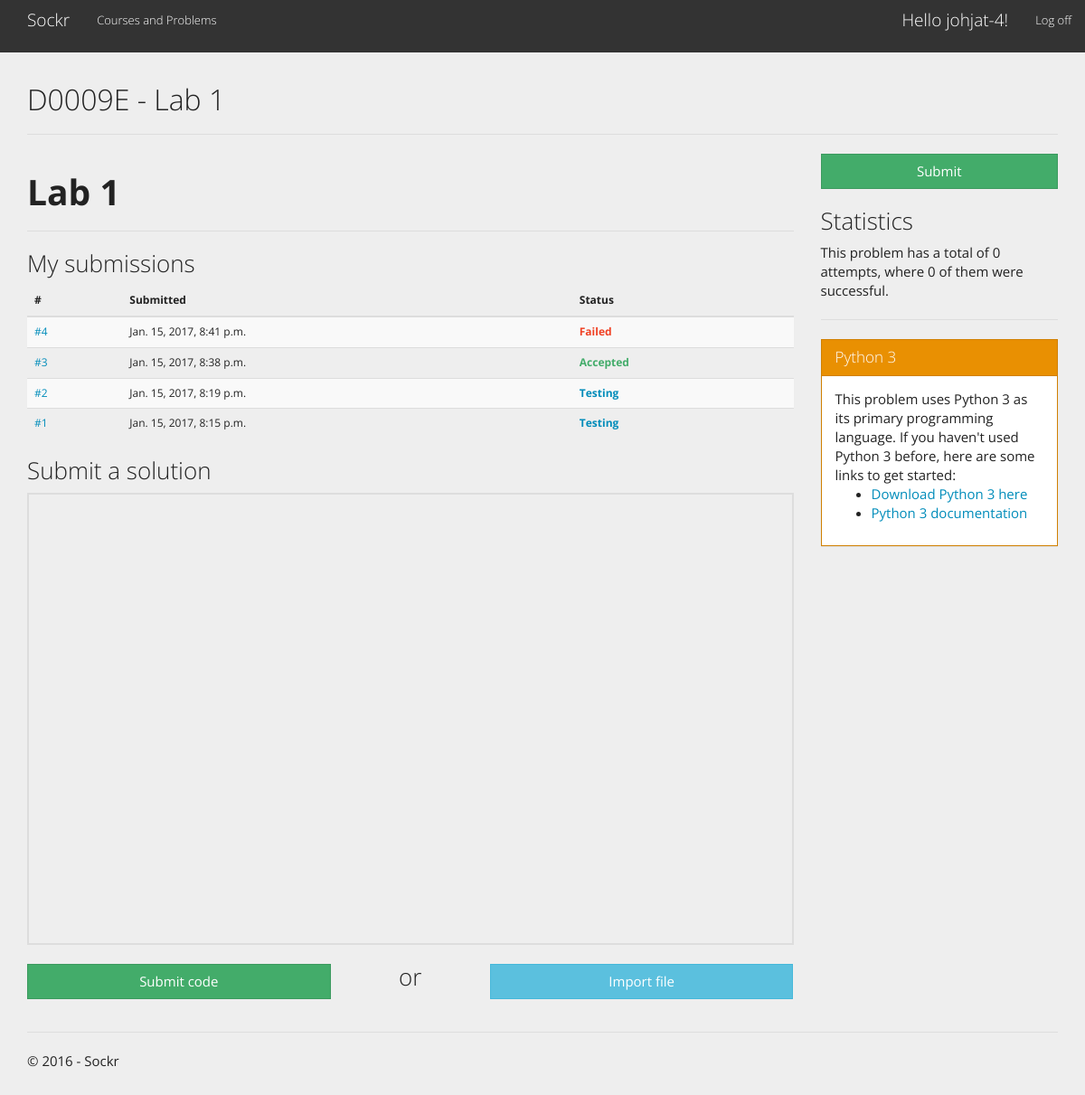
The page /problem/1/ (signed in) on the database its author committed.
### app/models.py (models this page shows, shortened)
class Problem(models.Model):
    name = models.CharField(max_length=256, help_text='Name for the Problem/Lab')
    description = models.TextField(help_text='Supports Markdown/HTML')
    show_output = models.BooleanField(default = True, help_text='Decides if test output should be show in a submission.')
    group = models.ForeignKey(ProblemGroup, related_name="problems", verbose_name="Course/Problem Group")
    test_key = models.CharField("Test suite name", max_length=64, help_text='The name of the test on the test server that this problem will use')

class ProblemGroup(models.Model):
    name = models.CharField(max_length=64, help_text='Name of course or generic problem group')
    language = models.ForeignKey(ProgrammingLanguage, help_text='The Programming Language being used for this test group')

class Submission(models.Model):
    problem = models.ForeignKey(Problem)
    submitter = models.ForeignKey(User)
    submitted_time = models.DateTimeField(auto_now_add=True)
    started_time = models.DateTimeField(blank = True, null = True)
    finished_time = models.DateTimeField(blank = True, null = True)
    state = models.CharField(max_length=32, choices=SUBMISSION_STATES)
    test_code = models.TextField(blank=True)
    output_log = models.TextField(blank = True)
    thrown_error = models.ForeignKey(Error, null = True, blank=True, default = None)
    thrown_error_raw = models.TextField(blank = True)
    thrown_error_line = models.IntegerField(blank = True, default = 0)
    runner = models.ForeignKey(Runner, related_name="submissions", null = True)
    def get_html_state(self):
        html = ""
        if  self.state == 'submitted':
            html = "<span class='text-info'><b>Submitted</b></span>"
        elif self.state == 'testing':
            html = "<span class='text-primary'><b>Testing</b></span>"
        elif self.state == 'passed':
            html = "<span class='text-success'><b>Accepted</b></span>"
        elif self.state == 'failed':
            html = "<span class='text-danger'><b>Failed</b></span>"
        return mark_safe(html)

class ProgrammingLanguage(models.Model):
    name = models.CharField(max_length=64, help_text='The common name for the programming language (can be including version')
    docs = models.CharField(max_length=256, help_text='A link to the documentation for the language')
    ace_name = models.CharField(max_length=256, help_text='The name used in the ACE editor to provide syntax highlighting', default = 'python')
    download_link = models.CharField(max_length=256, help_text='A link to download tools for the language.')

### app/views.py (the view)
class ProblemView(TemplateView):
    template_name = "app/problem.html"
    def get(self, request, *args, **kwargs):
        submissions = []
        if request.user.is_authenticated:
            submissions = Submission.objects.filter(submitter__id = request.user.id).order_by('-submitted_time')
        return render(request, self.template_name, {
            'problem': Problem.objects.get(id=kwargs['problem']),
            'submissions': submissions
        })

### app/templates/app/problem.html (shortened to what this page needs)
﻿{% extends "app/layout.html" %}
{% load markdown_deux_tags %}
{% block content %}
<h2>{{ problem.group.name }} - {{ problem.name }}</h2>
<hr/>
<div class="row">
    <div class="col-sm-9">
        <div class="markdown">
        {{ problem.description|markdown }}
        </div>
        <hr>
        {% if user.is_authenticated %}
        <h3>My submissions</h3>
        <table class="table table-striped">
            <thead>
                <tr>
                    <th>#</th>
                    <th>Submitted</th>
                    <th>Status</th>
                </tr>
            </thead>
            <tbody>
                {% for s in submissions %}
                <tr>
                    <td><a href="{% url 'submission' s.id %}">#{{ s.id }}</a></td>
                    <td>{{ s.submitted_time }}</td>
                    <td>{{ s.get_html_state }}</td>
                </tr>
                {% endfor %}
            </tbody>
        </table>
        <h3>Submit a solution</h3>
        <div id="editor" style="height: 500px; border: 2px solid #ddd"></div>
        <br />
        <div class="row">
            <div class="col-xs-5">
                <form id="submit_code" method="post" action="{% url 'submit' problem.id %}">
                    <button class="btn btn-success btn-block">Submit code</button>
                </form>
            </div>
            <div class="col-xs-2"><h3 class="text-center" style="margin-top:0px;">or</h3></div>
            <div class="col-xs-5">
                <button class="btn btn-info btn-block" id="uploadCodeBtn">Import file</button>
            </div>
        </div>
        {% endif %}
    </div>
     <div class="col-sm-3">
        <a href="#submit" class="btn btn-success btn-block">Submit</a>
        <h3>Statistics</h3>
        <p>
            This problem has a total of 0 attempts, where 0 of them were successful.
        </p>
        <hr/>
        <div class="panel panel-warning">
            <div class="panel-heading">
                <h3 class="panel-title">{{ problem.group.language.name }}</h3>
            </div>
            <div class="panel-body">
                This problem uses {{ problem.group.language.name }} as its primary programming language. If you haven't used {{ problem.group.language.name }} before, here are some links to get started:<br/>
                <ul>
                    <li><a href="{{ problem.group.language.download_link}}">Download {{ problem.group.language.name}} here</a></li>
                    <li><a href="{{ problem.group.language.docs}}">{{ problem.group.language.name}} documentation</a></li>
                </ul>
            </div>
        </div>
    </div>
</div>
{% endblock %}

### app/templates/app/loginpartial.html (shortened to what this page needs)
{% if user.is_authenticated %}
<form id="logoutForm" action="/logout" method="post" class="navbar-right">
    <ul class="nav navbar-nav navbar-right">
        <li><span class="navbar-brand">Hello {{ user.username }}!</span></li>
        <li><a href="javascript:document.getElementById('logoutForm').submit()">Log off</a></li>
    </ul>
</form>
{% else %}
<ul class="nav navbar-nav navbar-right">
    <li><a href="{% url 'login' %}">Log in</a></li>
</ul>
{% endif %}

### app/static/app/content/site.css (style rules this page uses)
.markdown h1, .markdown h2, .markdown h3, .markdown h4, .markdown h5, .markdown h6 { font-weight: bold; }

### rows shown on the page
Problem: group.name "D0009E", name "Lab 1", description "Lab 1", group.language.name "Python 3"
Submission: id "4", submitted_time "Jan. 15, 2017, 8:41 p.m.", get_html_state "Failed"
Submission: id "3", submitted_time "Jan. 15, 2017, 8:38 p.m.", get_html_state "Accepted"
Submission: id "2", submitted_time "Jan. 15, 2017, 8:19 p.m.", get_html_state "Testing"
Submission: id "1", submitted_time "Jan. 15, 2017, 8:15 p.m.", get_html_state "Testing"

### other values the page prints
{{ user.username }} "johjat-4"
